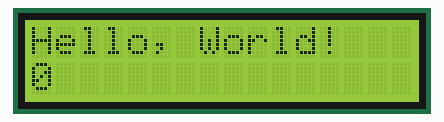
This sketch was run on a simulated Arduino Uno, built with avr-gcc and run on an emulated ATmega328P. Shown: 16×2 character LCD.

Above: at 0.1 s.
At 4.1 s:
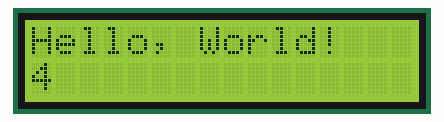
At 9.1 s:
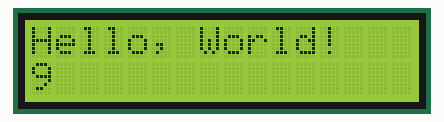
At 19.1 s:
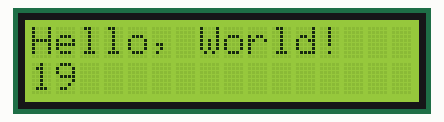
At 29.1 s:
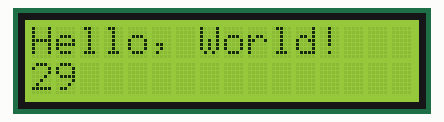
At 39.1 s:
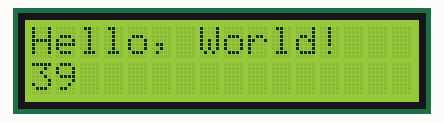

The sketch:

HelloWorld.ino
```cpp
// include the library code:
#include <LiquidCrystal.h>

// initialize the library with the numbers of the interface pins
LiquidCrystal lcd(7, 8, 9, 10, 11, 12);

void setup() {
  // set up the LCD's number of columns and rows:
  lcd.begin(16, 2);
  // Print a message to the LCD.
  lcd.print("Hello, World!");
}

void loop() {
  // set the cursor to column 0, line 1
  // (note: line 1 is the second row, since counting begins with 0):
  lcd.setCursor(0, 1);
  // print the number of seconds since reset:
  lcd.print(millis() / 1000);
}
```

Measured:
- what the display in image 1 shows lasts 1.0 s, from 4.0 s to 5.0 s
